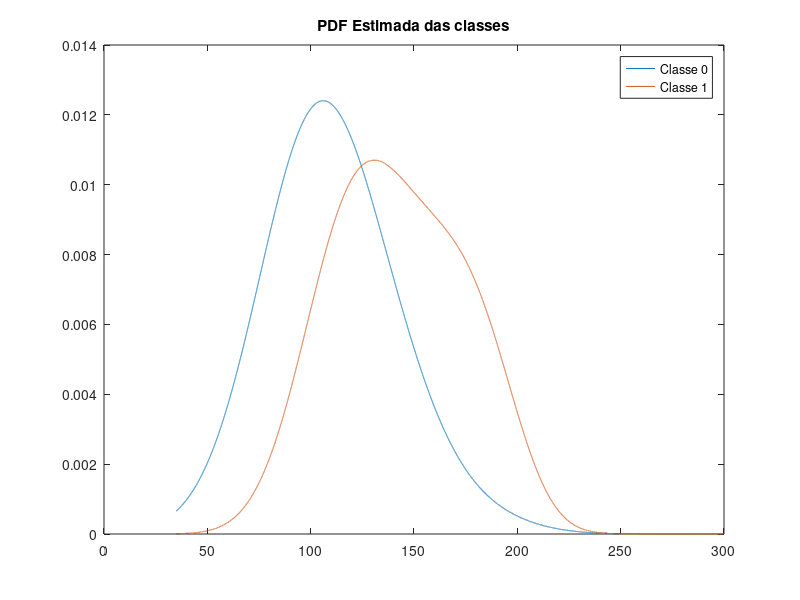

Write the MATLAB code that produced this figure.
% 1.Estimacao da PDF usando Janelas Parzen com Janela Gaussiana
% 2. Classificador Bayesiano utilizando a PDF estimada.
clear
close all
clc
dados = load ('glicose.txt'); 
% Pessoas sem diabetes pertencem a Classe 0 e com diabetes a classe 1
classe0 = dados(find(dados(:,2) == 0),1);
classe1 = dados(find(dados(:,2) == 1),1);
n = length(classe0);
h = round(sqrt(n));
dim = size(classe0,2);
x = [35:0.01:300];
for i = 1:length(x)
    u = (x(i)-classe0)/h;
    gaussiana = (1/sqrt(2*pi))*exp((-u.^2)./2);
    pdf_classe0(i) = (1/n)*sum((1/h^dim)*gaussiana);
end
n = length(classe1);
h = round(sqrt(n));
for i = 1:length(x)
    u = (x(i)-classe1)/h;
    gaussiana = (1/sqrt(2*pi))*exp((-u.^2)./2);
    pdf_classe1(i) = (1/n)*sum((1/h^dim)*gaussiana);
end
plot(x,pdf_classe0)
hold on
plot(x,pdf_classe1)
legend('Classe 0', 'Classe 1')
title('PDF Estimada das classes')
%--------------------------------------------------------------------------
%----------------Classificador Bayesiano-----------------------------------
%Defincao dos "a priori": Como na nossa base temos aproximadamente 2/3 para
%classe 0 e 1/3 para classe 1 usaremos essas valores como a probabilidade
%da classe.
p_classe0 = 2/3;
p_classe1 = 1/3;
classe_estimada = 2*ones(length(dados),1);
acertos = 0;
erros = 0;
for i = 1:length(dados)
    xi = dados(i);
    classe = dados(i,2);
    idc = find(x==xi);
    aux0 = pdf_classe0(idc)*p_classe0;
    aux1 = pdf_classe1(idc)*p_classe1;
    if aux0 > aux1
        classe_estimada(i) = 0;
    else
        classe_estimada(i) = 1;
    end
    if classe_estimada(i) == classe
        acertos = acertos + 1;
    else
        erros = erros + 1;
    end
end
disp(['Tx_Acerto: ', num2str(100*acertos/(acertos+erros)), '%'])
%-------------------------------------------------------------------------
%Classificador para uma entrada dada pelo usuário
% entrada = input('Digite a glicose do paciente: ')
% idc = find(x==entrada);
% aux0 = pdf_classe0(idc)*p_classe0;
% aux1 = pdf_classe1(idc)*p_classe1;
% if aux0 > aux1
%     classe_estimada2 = 0
% else
%     classe_estimada2 = 1
% end

